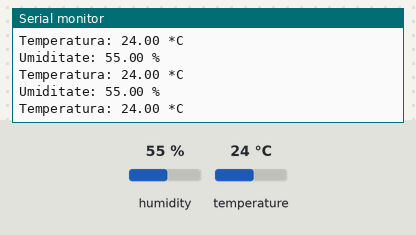
A sketch run on a simulated Arduino Uno, built with avr-gcc and run on an emulated ATmega328P. Shown: the last lines printed to the serial monitor. The test bench sets the inputs (shaded band); at power-on: humidity 55 %, temperature 24 °C.

Above: at 2.8 s.
2.9 s: humidity set to 22 %
8.9 s: temperature set to 12 °C
At 9.9 s:
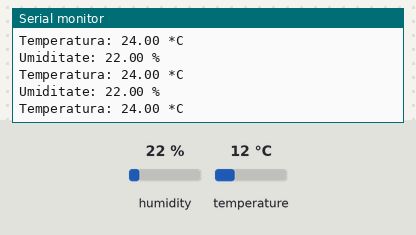
14.9 s: humidity set to 40 %
At 15.8 s:
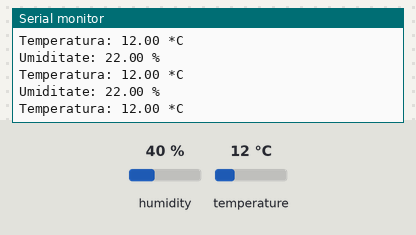
Timing chart, 0 to 17.9 s (numbered marks = the images above; inputs shaded):
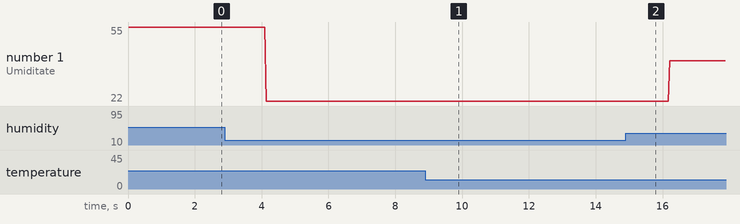

The sketch:

m16_DHT22.ino
```cpp
/*
  DHT22        ARDUINO
  ---------------------
  PIN1(VDD)    5V
  PIN2         D2
  PIN3         Nu este conectat
  GND          GND
*/

#include "DHT.h"

#define DHTPIN 2     // Pin de date


//#define DHTTYPE DHT11   // DHT 11
#define DHTTYPE DHT22   // DHT 22  (AM2302)
//#define DHTTYPE DHT21   // DHT 21 (AM2301)

// Connect pin 1 (on the left) of the sensor to +5V
// Connect pin 2 of the sensor to whatever your DHTPIN is
// Connect pin 4 (on the right) of the sensor to GROUND
// Connect a 10K resistor from pin 2 (data) to pin 1 (power) of the sensor

DHT dht(DHTPIN, DHTTYPE);

void setup() {
  Serial.begin(9600);
  dht.begin();
}

void loop() {
  // Reading temperature or humidity takes about 250 milliseconds!
  // Sensor readings may also be up to 2 seconds 'old' (its a very slow sensor)
  float h = dht.readHumidity();
  float t = dht.readTemperature();

  // check if returns are valid, if they are NaN (not a number) then something went wrong!
  if (isnan(t) || isnan(h)) {
    Serial.println("Eroare senzor");
  } else {
    Serial.print("Temperatura: ");
    Serial.print(t);
    Serial.println(" *C");
    Serial.print("Umiditate: ");
    Serial.print(h);
    Serial.println(" %");
  }
}
```

Measured:
- plotted number 1: 55 → 22 after the input at 2.9 s, 22 → 40 after the input at 14.9 s
